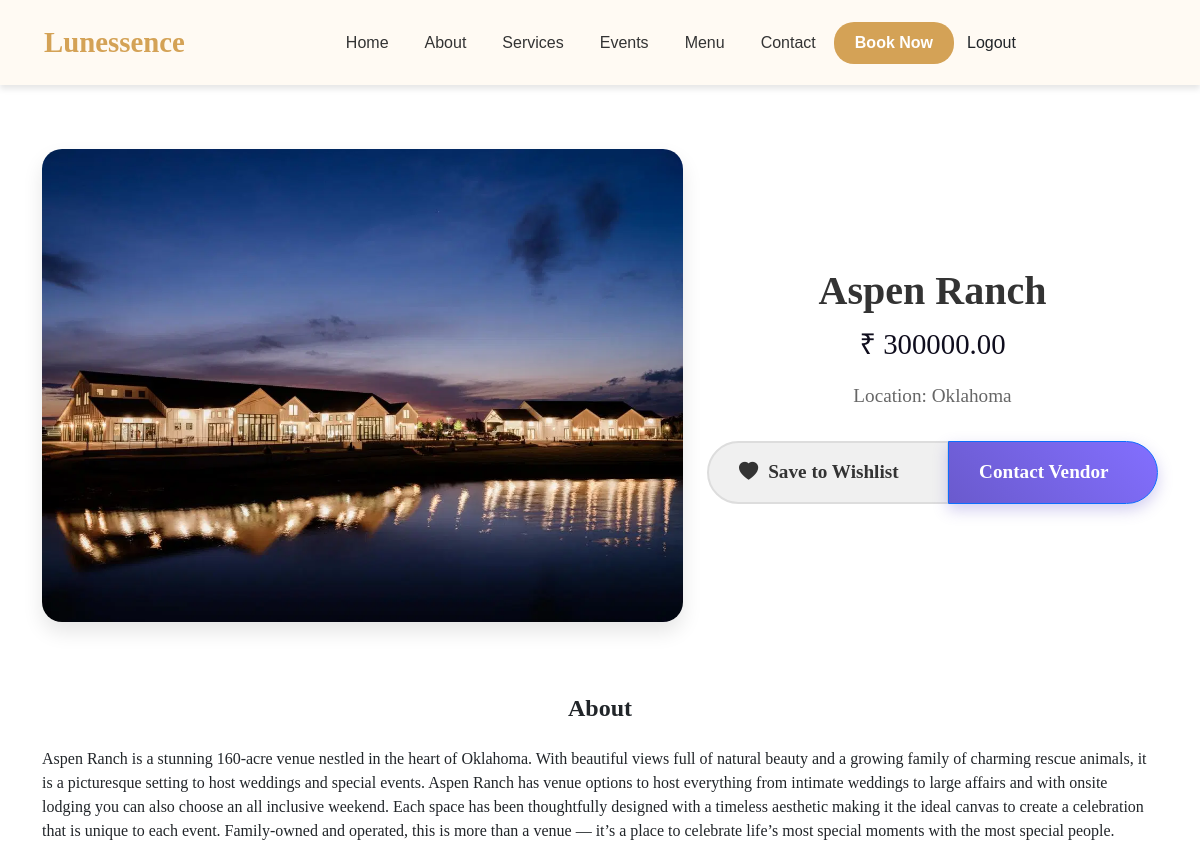
/view_des_wed/1 (signed in), run on the app's committed database.
### app/models.py (models this page shows, shortened)
class DestinationWedding(models.Model):
    name = models.CharField(max_length=255)
    about = models.TextField()
    img = models.FileField()
    location = models.CharField(max_length=255)
    package_price = models.DecimalField(max_digits=10, decimal_places=2)

### app/views.py (the view)
# urls.py: path('view_des_wed/<id>',views.view_des_wed),
def view_des_wed(req,id):
     if 'user' in req.session:
        user=User.objects.get(username=req.session['user'])
        weddings=DestinationWedding.objects.get(pk=id)
        return render(req,'user/des_wed_details.html',{'DestinationWedding':weddings})
     else:
         return redirect(shop_home)

### templates/user/des_wed_details.html (shortened to what this page needs)
<!DOCTYPE html>
<html lang="en">
<head>
    <link href="https://cdn.jsdelivr.net/npm/bootstrap@5.3.0-alpha1/dist/css/bootstrap.min.css" rel="stylesheet">
    <link href="https://cdn.jsdelivr.net/npm/bootstrap-icons/font/bootstrap-icons.css" rel="stylesheet">
</head>
<body>
    <nav class="navbar navbar-expand-lg">
        <div class="container-fluid">
            <a class="navbar-brand" href="#">Lunessence</a>
            <div class="collapse navbar-collapse" id="navbarNav">
                <ul class="navbar-nav ms-auto">
                    <li class="nav-item">
                        <a class="nav-link" href="#">Home</a>
                    </li>
                    <li class="nav-item">
                        <a class="nav-link" href="#">About</a>
                    </li>
                    <li class="nav-item">
                        <a class="nav-link" href="#">Services</a>
                    </li>
                    <li class="nav-item">
                        <a class="nav-link" href="#">Events</a>
                    </li>
                    <li class="nav-item">
                        <a class="nav-link" href="#">Menu</a>
                    </li>
                    <li class="nav-item">
                        <a class="nav-link" href="#">Contact</a>
                    </li>
                    <li class="nav-item">
                        <a class="btn btn-book" href="#">Book Now</a>
                    </li>
                    <li class="nav-item">
                        <a class="btn btn-logout" href="logout">Logout</a>
                    </li>
                </ul>
            </div>
        </div>
    </nav>
    <div class="container" style="margin-top: 2rem;">
        <div class="row align-items-center">
            <div class="col-md-7 fade-in">
                <img src="{{ DestinationWedding.img.url }}" alt="Destination Wedding">
            </div>
            <div class="col-md-5 fade-in" style="animation-delay: 0.3s;">
                <h1 class="product-title">{{ DestinationWedding.name }}</h1>
                <p class="product-price">₹ {{ DestinationWedding.package_price }}</p>
                <p class="product-location">Location: {{ DestinationWedding.location }}</p>
                <div class="btn-group">
                    {% if cart %}
                    <a href="../cart_display" class="btn btn-secondary">
                        <i class="bi bi-heart-fill"></i> Go to wishlist
                    </a>
                    {% else %}
                    <a href="../add_to_cart/{{ cake.pk }}" class="btn btn-secondary">
                        <i class="bi bi-heart-fill"></i> Save to Wishlist
                    </a>
                    <a href="{% url 'contact_vendor' DestinationWedding.id %}" class="btn btn-primary">
                        Contact Vendor
                    </a>
                    {% endif %}
                </div>
            </div>
        </div>
        <div class="row mt-4 fade-in" style="animation-delay: 0.6s;font-family: 'Playfair Display', serif;">
            <div class="col-12">
                <h4 style="font-weight: bold;text-align: center;margin-top: 3rem;">About</h4>
                <p style="margin-top: 1.5rem;">{{ DestinationWedding.about }}</p>
            </div>
        </div>
    </div>
</body>
</html>

### templates/user/des_wed_details.html (style rules this page uses)
body { font-family: 'Poppins', sans-serif; margin: 0; overflow-x: hidden; }
.navbar { padding: 1rem 2rem; background-color: #fffaf3; box-shadow: 0 4px 6px rgba(0, 0, 0, 0.1); }
.navbar-brand { font-family: 'Playfair Display', serif; font-size: 1.8rem; font-weight: bold; color: #d4a256; }
.navbar-nav { margin: 0 auto; display: flex; justify-content: center; align-items: center; }
.navbar-nav .nav-link { font-size: 1rem; font-weight: 500; margin: 0 10px; color: #333; transition: color 0.3s; }
.btn-book { background-color: #d4a256; color: white; padding: 8px 20px; border-radius: 20px; font-weight: 600; }
.product-title { font-size: 2.5rem; font-weight: bold; color: #333; text-align: center; font-family: 'Playfair Display', serif; }
.product-price { font-size: 1.8rem; color: #0f0d1d; text-align: center; font-family: 'Playfair Display', serif; }
.product-location { font-size: 1.2rem; color: #666; text-align: center; font-family: 'Playfair Display', serif; }
img { width: 100%; max-width: 1100px; height: auto; object-fit: cover; border-radius: 20px; box-shadow: 0 10px 20px rgba(0, 0, 0, 0.1); }
.btn-group { display: flex; justify-content: space-between; margin-top: 30px; }
.btn-secondary,.btn-primary { padding: 15px 30px; font-size: 1.2rem; font-weight: bold; border-radius: 50px; transition: transform 0.3s, box-shadow 0.3s; display: flex; align-items: center; gap: 10px; font-family: 'Playfair Display', serif; }
.btn-secondary { background-color: #f0f0f0; color: #333; border: 2px solid #ddd; }
.btn-primary { background: linear-gradient(45deg, #6a5acd, #836fff); color: white; box-shadow: 0 6px 15px rgba(106, 90, 205, 0.3); }
.fade-in { animation: slideIn 1s ease-in-out; margin-top: 2rem; }

### data on the page
DestinationWedding: img (picture), name "Aspen Ranch", package_price "300000.00", location "Oklahoma", about "Aspen Ranch is a stunning 160-acre venue nestled in the heart of Oklahoma. With beautiful views full of natural beauty and a growing family of charming rescue animals, it is a picturesque setting to host weddings and special events. Aspen Ranch has venue options to host everything from intimate weddings to large affairs and with onsite lodging you can also choose an all inclusive weekend. Each space has been thoughtfully designed with a timeless aesthetic making it the ideal canvas to create a celebration that is unique to each event. Family-owned and operated, this is more than a venue — it’s a place to celebrate life’s most special moments with the most special people."
